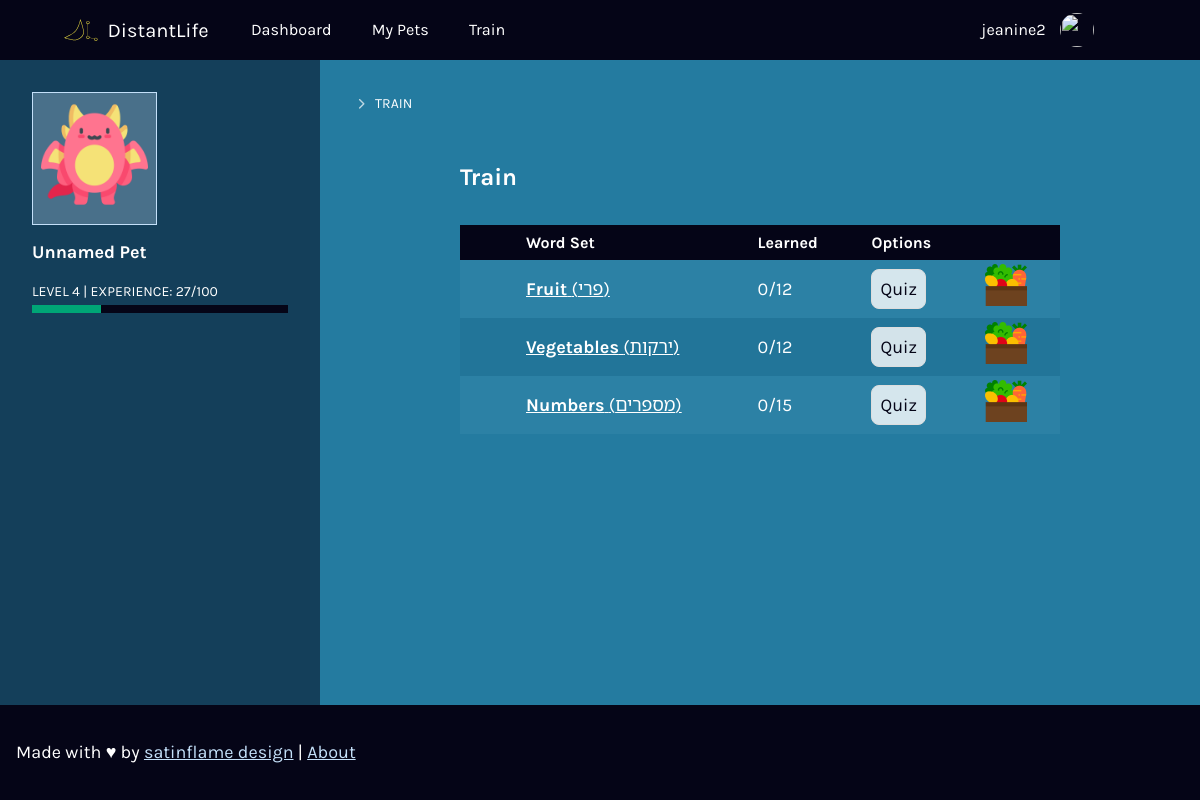
/train (signed in), run on the app's committed database.
### tables this page shows
CREATE TABLE `users` (
  `id` integer,
  `username` varchar(255) NOT NULL,
  `full_name` varchar(255),
  `password` hash,
  `email` varchar(255),
  `created_at` timestamp,
  `last_login` timestamp,
  `preferred_lang` integer,
  `learning_lang` integer, `active_pet_id` integer, roles int,
  PRIMARY KEY(id)
);

CREATE TABLE `words` (
  `id` integer,
  `wordstr` varchar(255),
  `audiopath` varchar(255),
  `language_id` integer,
  `type` integer, pronunciation varchar, `imgsrc_id` id,
  PRIMARY KEY(id)
);

CREATE TABLE `word_sets` (
  `id` integer,
  `imgsrc` varchar(255), language_id integer, `set_name_word_id` id,
  PRIMARY KEY(id)
);

### application.py (the view)
@app.route("/train")
@login_required
def train():
    role = get_role()
    sets = get_sets()
    return render_template("train.html", sets=sets, role=role)

### application.py (called while the page is built)
@app.after_request
def after_request(response):
    response.headers["Cache-Control"] = "no-cache, no-store, must-revalidate"
    response.headers["Expires"] = 0
    response.headers["Pragma"] = "no-cache"
    return response

### helpers.py (called while the page is built)
def login_required(f):
    @wraps(f)
    def decorated_function(*args, **kwargs):
        if session.get("user_id") is None:
            return redirect("/login")
        return f(*args, **kwargs)
    return decorated_function

def get_word_translation(word_id, orig_lang='', trans_lang=''):
  if (orig_lang == ''):
    orig_lang = session['language']['preferred']
  if (trans_lang == ''):
    trans_lang = session['language']['learning']
  translation = db.execute("SELECT wordstr FROM words where id = (SELECT word_translation.trans_word FROM words JOIN word_translation ON word_translation.orig_word = words.id WHERE words.id = ? AND word_translation.trans_lang = ? AND word_translation.orig_lang = ?)",
  word_id, orig_lang, trans_lang)
  return translation[0]['wordstr']

def get_role():
  rolesqry = db.execute("SELECT roles FROM users WHERE id =  ?", session['user_id'])
  role = rolesqry[0]['roles']
  return role

### templates/train.html (shortened to what this page needs)
{% extends "layout.html" %}
{% block main %}
<header>
  <div class="main-options">
    <h1>{{title_s}}</h1>
  </div>
</header>
<table class="table-responsive-stack">
  <thead>
    <tr>
      <th class="table-icon">
      </th>
      <th>{{ _('Word Set') }}</th>
      <th>{{ _('Learned') }}</th>
      <th>{{ _('Options') }}</th>
      <th><span class="sr-only">{{ _('Icon') }}</span></th>
   </tr>
  </thead>
  <tbody>
    {% for set in sets %}
     <tr>
        <td class="table-icon">
        </td>
        <td><a href="/train/set/?s={{set.id}}"> <strong>{{set.translation}}</strong> ({{set.set_name}})</a></td>
        <td>0/{{set.totalcount}}</td>
        <td>
          <form method="post" action="/quiz/set/">
            <input type="submit" value="{{ _('Quiz') }}" />
          </form>
        </td>
        <td>
          <img src="{{ url_for('static', filename=set.imgsrc) }}" alt="{{set.set_name}}">
        </td>
     </tr>
     {% endfor %}
  </tbody>
</table>
{% endblock %}

### templates/global/header.html (shortened to what this page needs)
<header class="header">
  <div class="container">
    <div class="menu-container">
      <div class="menu-logo">
        <h1><a class="logo" href="/"><img src="{{ url_for('static', filename='logos/distantlife-logo.svg') }}" height="28" width="140"
              alt="Distant Life" /></a></h1>
      </div>
      <nav id="siteMenu" role="menu" aria-labelledby="menubutton">
        <ul class="list-unstyled list-inline">
          {% if session.user_id %}
          <li><a href="/">{{ _('Dashboard') }}</a></li>
          <li><a href="/pets">{{ _('My Pets') }}</a></li>
          <li><a href="/train">{{ _('Train') }}</a></li>
          {% endif %}
        </ul>
        <ul class="list-unstyled list-inline">
          {% if session.get("user_id") %}
            <li class="menu-user"><a href="/users/{{session['user_id']}}">{{ session['username'] }}
              <img alt="" src="https://www.satinflame.com/img/icons/apple-touch-icon.png" width="34" height="34" class="rounded-circle">
            </a></li>
            <li class="has-dropdown"><a class="hide-md" href="#" aria-haspopup="true">
            </a>
            </li>
          {% else %}
            <li><a href="/signup">{{ _('Sign Up') }}</a></li>
            <li><a href="/login">{{ _('Login') }}</a></li>
          {% endif %}
        </ul>
      </nav>
    </div>
  </div>
</header>

### static/proj04.css (style rules this page uses)
.breadcrumb li,.breadcrumb ol,.element-options,.element-options li.has-dropdown ul.dropdown,.list-unstyled { list-style:none;padding-left:0 }
.list-inline li { display:inline }
input { background:#fff;border:1px solid #ddd;font-family:Karla,Noto Sans Hebrew,sans-serif;font-size:18px;padding:8px }
form { width:100% }
.menu-container { align-items:center;display:flex;flex-direction:column }
@media (min-width:992px) { .menu-container { flex-direction:row } }
.menu-container h1 { line-height:0;margin:0 }
.menu-container .menu-logo { align-items:center;display:flex;justify-content:space-between;padding:16px;text-align:left;width:100% }
@media (min-width:992px) { .menu-container .menu-logo { width:auto } }
.menu-container nav { background-color:#fff;display:flex;flex-direction:column;flex-grow:1;padding:0 8px;width:100% }
@media (min-width:992px) { .menu-container nav { align-items:center;flex-direction:row;justify-content:space-between } }
.menu-container nav ul { margin:0 }
.menu-container nav ul li a { display:block }
@media (min-width:992px) { .menu-container nav ul li a { display:inline-block } }
.menu-container nav a:not(.btn) { padding:9px 18px;text-decoration:none }
table { border-collapse:collapse }
img { height:auto;max-width:100%;width:auto }
.main-container,.sub-footer-container,footer.footer,header.header { display:flex;flex-direction:column;padding:16px;width:100% }
header.header { align-items:center;flex-direction:row;min-height:60px;padding:0 }
@media (min-width:992px) { header.header .container { padding:0 } }
.main-options { align-items:center;display:flex;flex-direction:row;justify-content:space-between;margin-bottom:16px }
.hide-md { display:none!important }
@media (min-width:992px) { .hide-md { display:inline-block!important } }
.menu-container nav { background-color:transparent }
.menu-container nav a:not(.btn) { color:#fff;font-size:16.2px;font-weight:400 }
.menu-container nav li { position:relative }
.menu-container nav .menu-user a { padding-right:58px;position:relative }
.menu-container nav .menu-user a .rounded-circle { position:absolute;right:10px;top:6px }
@media (min-width:768px) { .menu-container { padding-left:48px;padding-right:48px } }
.menu-container .menu-logo { padding:15px 16px }
.menu-container .rounded-circle { font-size:10px;height:34px;width:34px }
.rounded-circle { border-radius:50%!important }
body { background-color:#247ba0 }
footer.footer,header.header { background-color:#050517 }
a { color:#c4e0f9 }
.secondary-main h1,.secondary-main h2 { font-size:18px;margin-bottom:0 }
.secondary-main h1 { font-size:24px }
body { align-items:center;display:flex;flex-direction:column;justify-content:center;margin:0;min-height:100vh;padding:0 }
* { box-sizing:border-box }
.container { margin:0 auto;max-width:1440px;width:100% }
.theme-inversed a:not(.btn),.theme-inversed dl,.theme-inversed h1,.theme-inversed h2,.theme-inversed h3,.theme-inversed h4,.theme-inversed h5,.theme-inversed h6,.theme-inversed ol,.theme-inversed p,.theme-inversed ul { color:#fff }
body { font-family:Karla,Noto Sans Hebrew,sans-serif;font-size:18px;font-weight:400;line-height:27px }
.h1,h1 { font-size:67.5px }
.h1,.h2,h1,h2 { color:#fff;font-family:Karla,Noto Sans Hebrew,sans-serif;font-weight:700;line-height:1.3;margin-bottom:32px;margin-top:0 }
input { background-color:hsla(0,0%,100%,.8);border-radius:8px }
button,input[type=submit],option,select { cursor:pointer }
input { color:#050517 }
table { margin-bottom:32px;margin-top:32px;width:100% }
tbody td,tbody th,thead td,thead th { color:#fff;padding:4px 16px;text-align:left }
@media (min-width:768px) { tbody td.table-icon,tbody th.table-icon,thead td.table-icon,thead th.table-icon { text-align:center;width:50px } }
thead th { background-color:#050517;font-size:1rem }
tbody tr td { background-color:rgba(5,5,23,.05) }
tbody tr:nth-child(odd) td { background-color:rgba(196,224,249,.05) }

### data on the page
users: username "jeanine2"
words: translation "Fruit"
words: set_name "פרי"
word_sets: imgsrc (picture)
words: translation "Vegetables"
words: set_name "ירקות"
word_sets: imgsrc (picture)
words: translation "Numbers"
words: set_name "מספרים"
word_sets: imgsrc (picture)

### other printed values
{{ title_s }} "TRAIN"
{{ title_s }} "Train"
{{ set.totalcount }} "12" "12" "15"
{{ session["active_pet"]["name"] }} "Unnamed Pet"
{{ level }} "4"
{{ percent }} "27"
